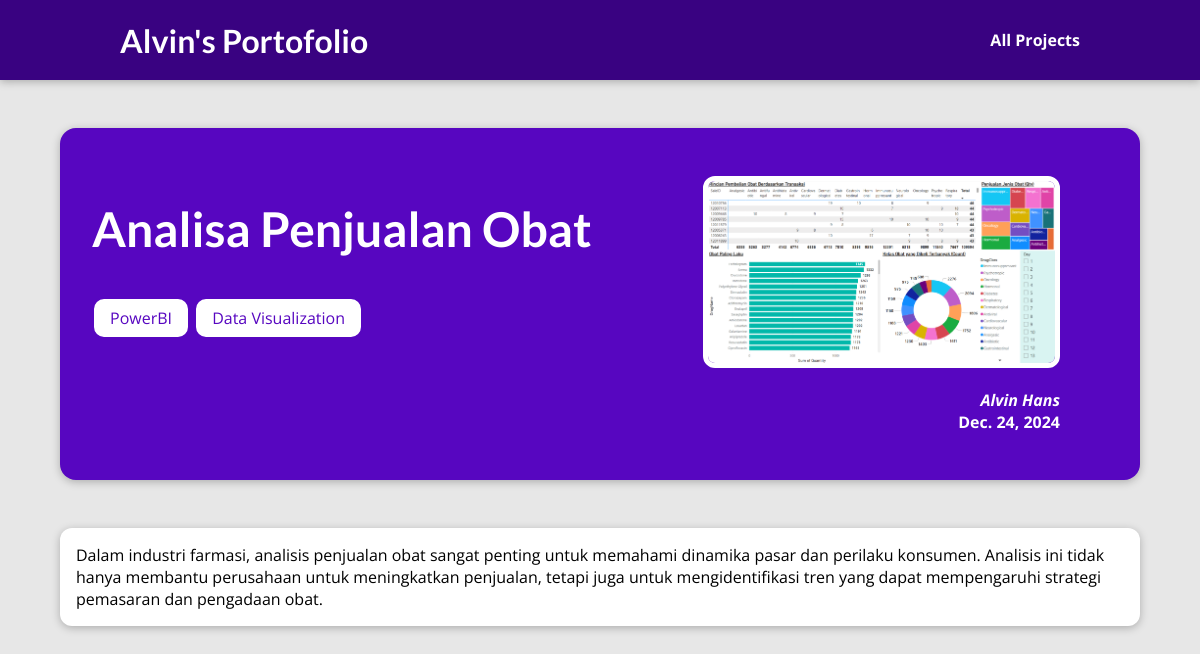
/posts/penjualan-obat, run on the app's committed database.
### blog/models.py (models this page shows, shortened)
class Project(models.Model):
    title = models.CharField(max_length=150)
    excerpt = models.CharField(max_length=200)
    image_name = models.CharField(max_length=100)
    date = models.DateField(auto_now=True)
    slug = models.SlugField(unique=True ,db_index=True)
    content = models.TextField(validators=[MinLengthValidator(10)])
    author = models.ForeignKey(Author, on_delete=models.SET_NULL, null=True, related_name="projects")
    tags = models.ManyToManyField(Tag)

class Tag(models.Model):
    caption = models.CharField(max_length=20)
    def __str__(self):
        return self.caption

class Author(models.Model):
    first_name = models.CharField(max_length=100)
    last_name = models.CharField(max_length=100)
    email_address = models.EmailField()
    def full_name(self):
        return f"{self.first_name} {self.last_name}"
    def __str__(self):
        return self.full_name()

### blog/views.py (the view)
# urls.py: path("posts/<slug:slug>", views.post_detail, name="post-detail-page"),
def post_detail(request, slug):
    identified_post = get_object_or_404(Project, slug=slug)
    return render(request, "blog/post-detail.html", {
        "post": identified_post,
        "post_tags": identified_post.tags.all()
    })

### blog/templates/blog/post-detail.html (shortened to what this page needs)
{% extends 'base.html' %}
{% load static %}
{% block css_files %}
    <link rel="stylesheet" href="{% static 'blog/post-detail.css' %}">
{% endblock %}
{% block content %}
    <section id="summary">
        <h2>{{ post.title }}</h2>
        <div>
            {% for tag in post_tags %}
                <span class="tag">{{ tag }}</span>
            {% endfor %}
        </div>
        <article>
            <img src="{% static 'blog/images/'|add:post.image_name %}" alt="{{ post.title }}">
            <address>{{ post.author }}</address>
            <time>{{ post.date }}</time>
        </article>
    </section>
    <main>
        <article>
            {{ post.content }}
        </article>
    </main>
{% endblock %}

### templates/base.html (shortened to what this page needs)
{% load static %}
<!DOCTYPE html>
<html lang="en">
<head>
    <link rel="stylesheet" href="{% static 'app.css' %}">
    {% block css_files %}{% endblock %}
</head>
<body>
    <header id="main-navigation">
        <h1>
            <a href="{% url 'starting-page' %}">Alvin's Portofolio</a>
        </h1>
        <nav>
            <a href="{% url 'posts-page' %}">All Projects</a>
        </nav>
    </header>
    {% block content%}
    {% endblock %}
</body>
</html>

### static/app.css (style rules this page uses)
* { box-sizing: border-box; }
html { font-family: 'Open Sans', 'Lato', sans-serif; }
body { margin: 0; }
h1, h2, h3 { font-family: 'Lato', sans-serif; font-weight: bold; }
#main-navigation { width: 100%; height: 5rem; display: flex; justify-content: space-between; align-items: center; padding: 0 10%; position: absolute; top: 0; left: 0; }
#main-navigation a { text-decoration: none; color: white; font-weight: bold; }

### blog/static/blog/post-detail.css (style rules this page uses)
body { background-color: #e7e7e7; }
#main-navigation { background-color: #390281; box-shadow: 0 2px 8px rgba(0, 0, 0, 0.25); }
#summary { margin: 8rem auto 3rem auto; padding: 2rem; width: 90%; max-width: 90rem; border-radius: 16px; background-color: #5706c0; position: relative; box-shadow: 0 2px 8px rgba(0, 0, 0, 0.25); height: 22rem; }
#summary h2 { color: white; font-size: 3rem; }
#summary article { position: absolute; top: 2rem; right: 3rem; padding: 1rem 2rem; border-radius: 12px; text-align: right; color: white; }
#summary article img { width: 100%; height: 12rem; border-radius: 12px; border: 5px solid white; margin-bottom: 1rem; }
#summary address { font-weight: bold; }
#summary time { font-weight: bold; }
main { width: 90%; max-width: 90rem; margin: 3rem auto; background-color: white; padding: 1rem; border-radius: 12px; box-shadow: 0 2px 8px rgba(0, 0, 0, 0.25); }
.tag { color: #5706c0; background-color: white; border: 2px solid #5706c0; border-radius: 12px; padding: 0.5rem 1rem; margin-bottom: 1rem; display: inline-block; }

### data on the page
Project: title "Analisa Penjualan Obat", image_name (picture), author "Alvin Hans", date "Dec. 24, 2024", content "Dalam industri farmasi, analisis penjualan obat sangat penting untuk memahami dinamika pasar dan perilaku konsumen. Analisis ini tidak hanya membantu perusahaan untuk meningkatkan penjualan, tetapi juga untuk mengidentifikasi tren yang dapat mempengaruhi strategi pemasaran dan pengadaan obat."
Tag: caption "PowerBI"
Tag: caption "Data Visualization"
